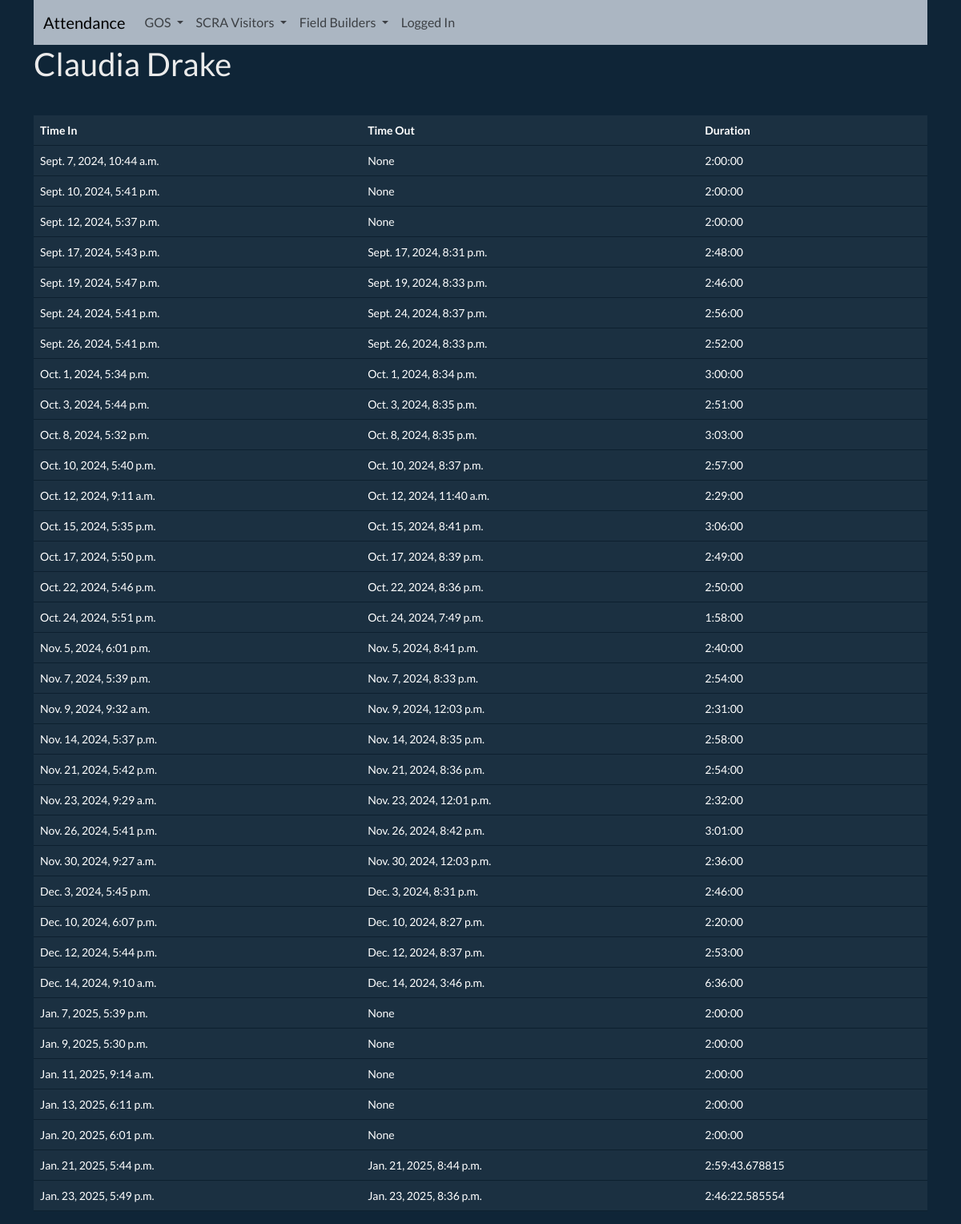
Page /attendance/gos/10221191/ on the committed database.
### attendance/models/gos.py (models this page shows, shortened)
class GosStudent(models.Model, InOutTimeMixin):
    rfid = models.IntegerField()
    first_name = models.CharField(max_length=100)
    last_name = models.CharField(max_length=100)
    def full_name(self):
        return f"{self.first_name} {self.last_name}"

class GosAttendance(AttendanceMixin):
    student = models.ForeignKey(GosStudent, on_delete=models.CASCADE)
    purpose = models.CharField(max_length=100)

### attendance/views/gos.py (the view)
class GosStudentDetailView(generic.DetailView):
    model = GosStudent
    template_name = "attendance/gos/gosstudent_detail.html"
    slug_url_kwarg = "rfid"
    slug_field = "rfid"
    def get_context_data(self, **kwargs):
        context = super().get_context_data(**kwargs)
        context["attendance"] = []
        return context

### attendance/models/mixins.py (called while the page is built)
    def get_duration(self):
        out = self.time_out or self.time_in + datetime.timedelta(hours=2)
        return out - self.time_in

### attendance/templates/attendance/gos/gosstudent_detail.html (shortened to what this page needs)
{% load static %}
<!DOCTYPE HTML>
<html lang="en">
<head>
    <link rel="stylesheet" href="{% static 'attendance/bootstrap.min.css' %}">
    <link rel="stylesheet" href="{% static 'attendance/navbar.css' %}">
</head>
<body>
<div class="container">
{% include "attendance/shared/navbar.html" %}
<h1>{{ object.full_name }}</h1>
<table class="table">
    <thead>
        <tr>
            <th>Time In</th>
            <th>Time Out</th>
            <th>Duration</th>
        </tr>
    </thead>
    <tbody>
    {%  for att in object.gosattendance_set.all %}
        <tr>
            <td>{{ att.time_in }}</td>
            <td>{{ att.time_out }}</td>
            <td>{{ att.get_duration }}</td>
        </tr>
    {% endfor %}
    </tbody>
</table>
</div>
</body>
</html>

### rows in the picture
GosStudent: full_name "Claudia Drake"
GosAttendance: time_in "Sept. 7, 2024, 10:44 a.m.", time_out "None", get_duration "2:00:00"
GosAttendance: time_in "Sept. 10, 2024, 5:41 p.m.", time_out "None", get_duration "2:00:00"
GosAttendance: time_in "Sept. 12, 2024, 5:37 p.m.", time_out "None", get_duration "2:00:00"
GosAttendance: time_in "Sept. 17, 2024, 5:43 p.m.", time_out "Sept. 17, 2024, 8:31 p.m.", get_duration "2:48:00"
GosAttendance: time_in "Sept. 19, 2024, 5:47 p.m.", time_out "Sept. 19, 2024, 8:33 p.m.", get_duration "2:46:00"
GosAttendance: time_in "Sept. 24, 2024, 5:41 p.m.", time_out "Sept. 24, 2024, 8:37 p.m.", get_duration "2:56:00"
GosAttendance: time_in "Sept. 26, 2024, 5:41 p.m.", time_out "Sept. 26, 2024, 8:33 p.m.", get_duration "2:52:00"
GosAttendance: time_in "Oct. 1, 2024, 5:34 p.m.", time_out "Oct. 1, 2024, 8:34 p.m.", get_duration "3:00:00"
GosAttendance: time_in "Oct. 3, 2024, 5:44 p.m.", time_out "Oct. 3, 2024, 8:35 p.m.", get_duration "2:51:00"
GosAttendance: time_in "Oct. 8, 2024, 5:32 p.m.", time_out "Oct. 8, 2024, 8:35 p.m.", get_duration "3:03:00"
GosAttendance: time_in "Oct. 10, 2024, 5:40 p.m.", time_out "Oct. 10, 2024, 8:37 p.m.", get_duration "2:57:00"
GosAttendance: time_in "Oct. 12, 2024, 9:11 a.m.", time_out "Oct. 12, 2024, 11:40 a.m.", get_duration "2:29:00"
GosAttendance: time_in "Oct. 15, 2024, 5:35 p.m.", time_out "Oct. 15, 2024, 8:41 p.m.", get_duration "3:06:00"
GosAttendance: time_in "Oct. 17, 2024, 5:50 p.m.", time_out "Oct. 17, 2024, 8:39 p.m.", get_duration "2:49:00"
GosAttendance: time_in "Oct. 22, 2024, 5:46 p.m.", time_out "Oct. 22, 2024, 8:36 p.m.", get_duration "2:50:00"
GosAttendance: time_in "Oct. 24, 2024, 5:51 p.m.", time_out "Oct. 24, 2024, 7:49 p.m.", get_duration "1:58:00"
GosAttendance: time_in "Nov. 5, 2024, 6:01 p.m.", time_out "Nov. 5, 2024, 8:41 p.m.", get_duration "2:40:00"
GosAttendance: time_in "Nov. 7, 2024, 5:39 p.m.", time_out "Nov. 7, 2024, 8:33 p.m.", get_duration "2:54:00"
GosAttendance: time_in "Nov. 9, 2024, 9:32 a.m.", time_out "Nov. 9, 2024, 12:03 p.m.", get_duration "2:31:00"
GosAttendance: time_in "Nov. 14, 2024, 5:37 p.m.", time_out "Nov. 14, 2024, 8:35 p.m.", get_duration "2:58:00"
GosAttendance: time_in "Nov. 21, 2024, 5:42 p.m.", time_out "Nov. 21, 2024, 8:36 p.m.", get_duration "2:54:00"
GosAttendance: time_in "Nov. 23, 2024, 9:29 a.m.", time_out "Nov. 23, 2024, 12:01 p.m.", get_duration "2:32:00"
GosAttendance: time_in "Nov. 26, 2024, 5:41 p.m.", time_out "Nov. 26, 2024, 8:42 p.m.", get_duration "3:01:00"
GosAttendance: time_in "Nov. 30, 2024, 9:27 a.m.", time_out "Nov. 30, 2024, 12:03 p.m.", get_duration "2:36:00"
GosAttendance: time_in "Dec. 3, 2024, 5:45 p.m.", time_out "Dec. 3, 2024, 8:31 p.m.", get_duration "2:46:00"
GosAttendance: time_in "Dec. 10, 2024, 6:07 p.m.", time_out "Dec. 10, 2024, 8:27 p.m.", get_duration "2:20:00"
GosAttendance: time_in "Dec. 12, 2024, 5:44 p.m.", time_out "Dec. 12, 2024, 8:37 p.m.", get_duration "2:53:00"
GosAttendance: time_in "Dec. 14, 2024, 9:10 a.m.", time_out "Dec. 14, 2024, 3:46 p.m.", get_duration "6:36:00"
GosAttendance: time_in "Jan. 7, 2025, 5:39 p.m.", time_out "None", get_duration "2:00:00"
GosAttendance: time_in "Jan. 9, 2025, 5:30 p.m.", time_out "None", get_duration "2:00:00"
GosAttendance: time_in "Jan. 11, 2025, 9:14 a.m.", time_out "None", get_duration "2:00:00"
GosAttendance: time_in "Jan. 13, 2025, 6:11 p.m.", time_out "None", get_duration "2:00:00"
GosAttendance: time_in "Jan. 20, 2025, 6:01 p.m.", time_out "None", get_duration "2:00:00"
GosAttendance: time_in "Jan. 21, 2025, 5:44 p.m.", time_out "Jan. 21, 2025, 8:44 p.m.", get_duration "2:59:43.678815"
GosAttendance: time_in "Jan. 23, 2025, 5:49 p.m.", time_out "Jan. 23, 2025, 8:36 p.m.", get_duration "2:46:22.585554"
